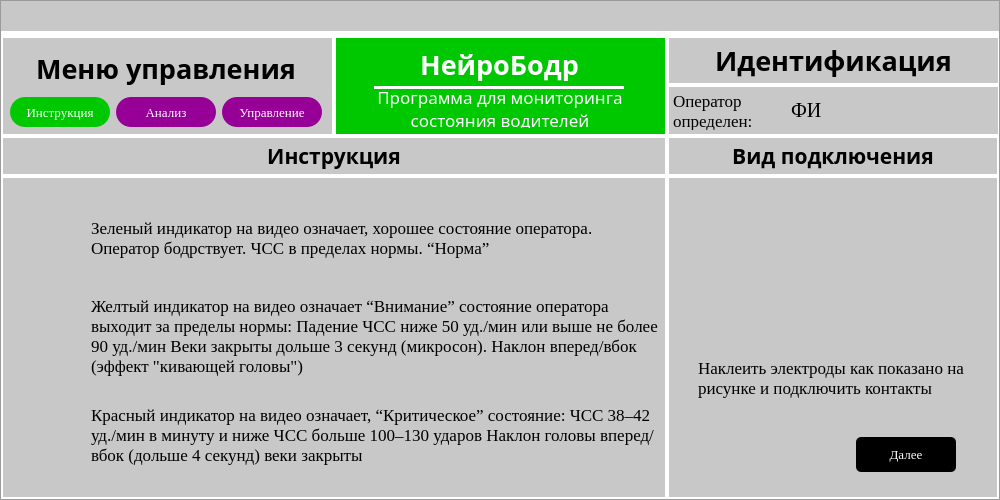
<?xml version="1.0" encoding="UTF-8"?>
<ui version="4.0">
 <class>MainWindow</class>
 <widget class="QMainWindow" name="MainWindow">
  <property name="geometry">
   <rect>
    <x>0</x>
    <y>0</y>
    <width>1000</width>
    <height>500</height>
   </rect>
  </property>
  <property name="minimumSize">
   <size>
    <width>1000</width>
    <height>500</height>
   </size>
  </property>
  <property name="maximumSize">
   <size>
    <width>1003</width>
    <height>500</height>
   </size>
  </property>
  <property name="windowTitle">
   <string>MainWindow</string>
  </property>
  <property name="styleSheet">
   <string notr="true">background-color: rgb(200,200,200)</string>
  </property>
  <widget class="QWidget" name="centralwidget">
   <layout class="QVBoxLayout" name="verticalLayout_11">
    <property name="spacing">
     <number>0</number>
    </property>
    <property name="leftMargin">
     <number>0</number>
    </property>
    <property name="topMargin">
     <number>0</number>
    </property>
    <property name="rightMargin">
     <number>0</number>
    </property>
    <property name="bottomMargin">
     <number>0</number>
    </property>
    <item>
     <widget class="QFrame" name="frame">
      <property name="minimumSize">
       <size>
        <width>0</width>
        <height>0</height>
       </size>
      </property>
      <property name="frameShape">
       <enum>QFrame::StyledPanel</enum>
      </property>
      <property name="frameShadow">
       <enum>QFrame::Raised</enum>
      </property>
      <layout class="QVBoxLayout" name="verticalLayout">
       <property name="spacing">
        <number>0</number>
       </property>
       <property name="leftMargin">
        <number>0</number>
       </property>
       <property name="topMargin">
        <number>0</number>
       </property>
       <property name="rightMargin">
        <number>0</number>
       </property>
       <property name="bottomMargin">
        <number>0</number>
       </property>
       <item>
        <widget class="QWidget" name="top" native="true">
         <property name="minimumSize">
          <size>
           <width>0</width>
           <height>35</height>
          </size>
         </property>
         <property name="maximumSize">
          <size>
           <width>16777215</width>
           <height>35</height>
          </size>
         </property>
         <property name="styleSheet">
          <string notr="true">#top {border-bottom: 5px solid white}</string>
         </property>
         <layout class="QHBoxLayout" name="horizontalLayout_2">
          <property name="spacing">
           <number>0</number>
          </property>
          <property name="leftMargin">
           <number>950</number>
          </property>
          <property name="topMargin">
           <number>0</number>
          </property>
          <property name="rightMargin">
           <number>0</number>
          </property>
          <property name="bottomMargin">
           <number>5</number>
          </property>
          <item>
           <widget class="QLabel" name="close">
            <property name="minimumSize">
             <size>
              <width>30</width>
              <height>30</height>
             </size>
            </property>
            <property name="maximumSize">
             <size>
              <width>30</width>
              <height>30</height>
             </size>
            </property>
            <property name="text">
             <string/>
            </property>
            <property name="pixmap">
             <pixmap>../photos/nook.png</pixmap>
            </property>
            <property name="scaledContents">
             <bool>true</bool>
            </property>
            <property name="alignment">
             <set>Qt::AlignCenter</set>
            </property>
           </widget>
          </item>
         </layout>
        </widget>
       </item>
       <item>
        <layout class="QVBoxLayout" name="verticalLayout_2">
         <property name="spacing">
          <number>0</number>
         </property>
         <property name="sizeConstraint">
          <enum>QLayout::SetDefaultConstraint</enum>
         </property>
         <item>
          <widget class="QWidget" name="widget" native="true">
           <property name="maximumSize">
            <size>
             <width>123123</width>
             <height>100</height>
            </size>
           </property>
           <property name="styleSheet">
            <string notr="true"/>
           </property>
           <layout class="QGridLayout" name="gridLayout_6">
            <property name="leftMargin">
             <number>0</number>
            </property>
            <property name="topMargin">
             <number>0</number>
            </property>
            <property name="rightMargin">
             <number>0</number>
            </property>
            <property name="bottomMargin">
             <number>0</number>
            </property>
            <property name="spacing">
             <number>0</number>
            </property>
            <item row="0" column="0" rowspan="2">
             <widget class="QWidget" name="widget_13" native="true">
              <property name="minimumSize">
               <size>
                <width>333</width>
                <height>0</height>
               </size>
              </property>
              <property name="maximumSize">
               <size>
                <width>333</width>
                <height>16777215</height>
               </size>
              </property>
              <property name="styleSheet">
               <string notr="true">#widget_13 {border: 2px solid white;}</string>
              </property>
              <layout class="QGridLayout" name="gridLayout_4">
               <item row="0" column="0" colspan="3">
                <widget class="QLabel" name="label_6">
                 <property name="minimumSize">
                  <size>
                   <width>0</width>
                   <height>0</height>
                  </size>
                 </property>
                 <property name="maximumSize">
                  <size>
                   <width>123123</width>
                   <height>16777215</height>
                  </size>
                 </property>
                 <property name="font">
                  <font>
                   <family>Jura</family>
                   <pointsize>20</pointsize>
                   <weight>75</weight>
                   <bold>true</bold>
                   <underline>false</underline>
                  </font>
                 </property>
                 <property name="styleSheet">
                  <string notr="true"/>
                 </property>
                 <property name="text">
                  <string>Меню управления</string>
                 </property>
                 <property name="alignment">
                  <set>Qt::AlignCenter</set>
                 </property>
                </widget>
               </item>
               <item row="1" column="0">
                <widget class="QPushButton" name="pushButton_4">
                 <property name="sizePolicy">
                  <sizepolicy hsizetype="Minimum" vsizetype="Fixed">
                   <horstretch>0</horstretch>
                   <verstretch>0</verstretch>
                  </sizepolicy>
                 </property>
                 <property name="maximumSize">
                  <size>
                   <width>100</width>
                   <height>30</height>
                  </size>
                 </property>
                 <property name="font">
                  <font>
                   <family>Tinos</family>
                   <pointsize>10</pointsize>
                   <weight>50</weight>
                   <bold>false</bold>
                  </font>
                 </property>
                 <property name="styleSheet">
                  <string notr="true">background-color: rgb(0,200,0); color: white; border-radius: 15px;</string>
                 </property>
                 <property name="text">
                  <string>Инструкция</string>
                 </property>
                </widget>
               </item>
               <item row="1" column="1">
                <widget class="QPushButton" name="pushButton_5">
                 <property name="sizePolicy">
                  <sizepolicy hsizetype="Minimum" vsizetype="Fixed">
                   <horstretch>0</horstretch>
                   <verstretch>0</verstretch>
                  </sizepolicy>
                 </property>
                 <property name="maximumSize">
                  <size>
                   <width>100</width>
                   <height>35</height>
                  </size>
                 </property>
                 <property name="font">
                  <font>
                   <family>Tinos</family>
                   <pointsize>10</pointsize>
                   <weight>50</weight>
                   <bold>false</bold>
                  </font>
                 </property>
                 <property name="styleSheet">
                  <string notr="true">background-color: rgb(150,0,150); color: white; border-radius: 15px;</string>
                 </property>
                 <property name="text">
                  <string>Анализ</string>
                 </property>
                </widget>
               </item>
               <item row="1" column="2">
                <widget class="QPushButton" name="pushButton_6">
                 <property name="sizePolicy">
                  <sizepolicy hsizetype="Minimum" vsizetype="Fixed">
                   <horstretch>0</horstretch>
                   <verstretch>0</verstretch>
                  </sizepolicy>
                 </property>
                 <property name="maximumSize">
                  <size>
                   <width>100</width>
                   <height>35</height>
                  </size>
                 </property>
                 <property name="font">
                  <font>
                   <family>Tinos</family>
                   <pointsize>10</pointsize>
                   <weight>50</weight>
                   <bold>false</bold>
                  </font>
                 </property>
                 <property name="styleSheet">
                  <string notr="true">background-color: rgb(150,0,150); color: white; border-radius: 15px;</string>
                 </property>
                 <property name="text">
                  <string>Управление</string>
                 </property>
                </widget>
               </item>
              </layout>
             </widget>
            </item>
            <item row="0" column="1" rowspan="2">
             <widget class="QWidget" name="widget_12" native="true">
              <property name="minimumSize">
               <size>
                <width>333</width>
                <height>0</height>
               </size>
              </property>
              <property name="maximumSize">
               <size>
                <width>333</width>
                <height>16777215</height>
               </size>
              </property>
              <property name="styleSheet">
               <string notr="true">#widget_12 {border: 2px solid white;}
* { background-color: rgb(0,200,0); }</string>
              </property>
              <widget class="QLabel" name="label">
               <property name="geometry">
                <rect>
                 <x>10</x>
                 <y>10</y>
                 <width>311</width>
                 <height>36</height>
                </rect>
               </property>
               <property name="font">
                <font>
                 <family>Jura</family>
                 <pointsize>20</pointsize>
                 <weight>75</weight>
                 <bold>true</bold>
                 <underline>false</underline>
                </font>
               </property>
               <property name="styleSheet">
                <string notr="true">color: white</string>
               </property>
               <property name="text">
                <string>НейроБодр</string>
               </property>
               <property name="alignment">
                <set>Qt::AlignCenter</set>
               </property>
              </widget>
              <widget class="QWidget" name="widget_3" native="true">
               <property name="enabled">
                <bool>true</bool>
               </property>
               <property name="geometry">
                <rect>
                 <x>40</x>
                 <y>50</y>
                 <width>250</width>
                 <height>3</height>
                </rect>
               </property>
               <property name="minimumSize">
                <size>
                 <width>0</width>
                 <height>3</height>
                </size>
               </property>
               <property name="maximumSize">
                <size>
                 <width>250</width>
                 <height>3</height>
                </size>
               </property>
               <property name="sizeIncrement">
                <size>
                 <width>0</width>
                 <height>0</height>
                </size>
               </property>
               <property name="font">
                <font>
                 <pointsize>9</pointsize>
                </font>
               </property>
               <property name="layoutDirection">
                <enum>Qt::LeftToRight</enum>
               </property>
               <property name="styleSheet">
                <string notr="true">background-color: white</string>
               </property>
              </widget>
              <widget class="QLabel" name="label_2">
               <property name="geometry">
                <rect>
                 <x>9</x>
                 <y>53</y>
                 <width>314</width>
                 <height>39</height>
                </rect>
               </property>
               <property name="font">
                <font>
                 <family>Jura</family>
                 <pointsize>13</pointsize>
                 <underline>false</underline>
                </font>
               </property>
               <property name="styleSheet">
                <string notr="true">color: white</string>
               </property>
               <property name="text">
                <string>Программа для мониторинга состояния водителей</string>
               </property>
               <property name="alignment">
                <set>Qt::AlignCenter</set>
               </property>
               <property name="wordWrap">
                <bool>true</bool>
               </property>
              </widget>
             </widget>
            </item>
            <item row="0" column="2">
             <widget class="QWidget" name="widget_14" native="true">
              <property name="minimumSize">
               <size>
                <width>333</width>
                <height>0</height>
               </size>
              </property>
              <property name="maximumSize">
               <size>
                <width>333</width>
                <height>16777215</height>
               </size>
              </property>
              <property name="styleSheet">
               <string notr="true">#widget_14 {border: 2px solid white;}</string>
              </property>
              <layout class="QGridLayout" name="gridLayout">
               <property name="leftMargin">
                <number>6</number>
               </property>
               <property name="topMargin">
                <number>6</number>
               </property>
               <property name="rightMargin">
                <number>6</number>
               </property>
               <property name="bottomMargin">
                <number>6</number>
               </property>
               <property name="spacing">
                <number>0</number>
               </property>
               <item row="0" column="0">
                <widget class="QLabel" name="label_7">
                 <property name="minimumSize">
                  <size>
                   <width>0</width>
                   <height>0</height>
                  </size>
                 </property>
                 <property name="maximumSize">
                  <size>
                   <width>333</width>
                   <height>16777215</height>
                  </size>
                 </property>
                 <property name="font">
                  <font>
                   <family>Jura</family>
                   <pointsize>20</pointsize>
                   <weight>75</weight>
                   <bold>true</bold>
                   <underline>false</underline>
                  </font>
                 </property>
                 <property name="styleSheet">
                  <string notr="true"/>
                 </property>
                 <property name="text">
                  <string>Идентификация</string>
                 </property>
                 <property name="alignment">
                  <set>Qt::AlignCenter</set>
                 </property>
                </widget>
               </item>
              </layout>
             </widget>
            </item>
            <item row="1" column="2">
             <widget class="QWidget" name="widget_16" native="true">
              <property name="minimumSize">
               <size>
                <width>333</width>
                <height>0</height>
               </size>
              </property>
              <property name="maximumSize">
               <size>
                <width>333</width>
                <height>16777215</height>
               </size>
              </property>
              <property name="styleSheet">
               <string notr="true">#widget_16 {border: 2px solid white;}</string>
              </property>
              <layout class="QHBoxLayout" name="horizontalLayout_5">
               <property name="spacing">
                <number>18</number>
               </property>
               <property name="leftMargin">
                <number>6</number>
               </property>
               <property name="topMargin">
                <number>6</number>
               </property>
               <property name="rightMargin">
                <number>6</number>
               </property>
               <property name="bottomMargin">
                <number>6</number>
               </property>
               <item>
                <widget class="QLabel" name="label_8">
                 <property name="maximumSize">
                  <size>
                   <width>100</width>
                   <height>16777215</height>
                  </size>
                 </property>
                 <property name="font">
                  <font>
                   <family>Tinos</family>
                   <pointsize>13</pointsize>
                   <weight>50</weight>
                   <bold>false</bold>
                   <underline>false</underline>
                  </font>
                 </property>
                 <property name="styleSheet">
                  <string notr="true">#widget_8 {border: 1px solid white}</string>
                 </property>
                 <property name="text">
                  <string>Оператор определен:</string>
                 </property>
                 <property name="alignment">
                  <set>Qt::AlignLeading|Qt::AlignLeft|Qt::AlignVCenter</set>
                 </property>
                 <property name="wordWrap">
                  <bool>true</bool>
                 </property>
                </widget>
               </item>
               <item>
                <widget class="QLabel" name="label_9">
                 <property name="font">
                  <font>
                   <family>Tinos</family>
                   <pointsize>15</pointsize>
                   <weight>50</weight>
                   <bold>false</bold>
                   <underline>false</underline>
                  </font>
                 </property>
                 <property name="styleSheet">
                  <string notr="true">#widget_8 {border: 1px solid white}</string>
                 </property>
                 <property name="text">
                  <string>ФИ</string>
                 </property>
                 <property name="alignment">
                  <set>Qt::AlignLeading|Qt::AlignLeft|Qt::AlignVCenter</set>
                 </property>
                 <property name="wordWrap">
                  <bool>true</bool>
                 </property>
                </widget>
               </item>
              </layout>
             </widget>
            </item>
           </layout>
          </widget>
         </item>
         <item>
          <widget class="QWidget" name="widget_2" native="true">
           <property name="styleSheet">
            <string notr="true"/>
           </property>
           <layout class="QHBoxLayout" name="horizontalLayout_4">
            <property name="spacing">
             <number>0</number>
            </property>
            <property name="leftMargin">
             <number>0</number>
            </property>
            <property name="topMargin">
             <number>0</number>
            </property>
            <property name="rightMargin">
             <number>0</number>
            </property>
            <property name="bottomMargin">
             <number>0</number>
            </property>
            <item>
             <layout class="QHBoxLayout" name="horizontalLayout">
              <property name="spacing">
               <number>0</number>
              </property>
              <property name="sizeConstraint">
               <enum>QLayout::SetDefaultConstraint</enum>
              </property>
              <item>
               <widget class="QWidget" name="widget_4" native="true">
                <property name="minimumSize">
                 <size>
                  <width>666</width>
                  <height>0</height>
                 </size>
                </property>
                <property name="maximumSize">
                 <size>
                  <width>666</width>
                  <height>16777215</height>
                 </size>
                </property>
                <property name="styleSheet">
                 <string notr="true">#widget_4 {border: 2px solid white}</string>
                </property>
                <layout class="QVBoxLayout" name="verticalLayout_3">
                 <property name="spacing">
                  <number>0</number>
                 </property>
                 <property name="leftMargin">
                  <number>0</number>
                 </property>
                 <property name="topMargin">
                  <number>0</number>
                 </property>
                 <property name="rightMargin">
                  <number>0</number>
                 </property>
                 <property name="bottomMargin">
                  <number>0</number>
                 </property>
                 <item>
                  <widget class="QWidget" name="widget_10" native="true">
                   <property name="maximumSize">
                    <size>
                     <width>16777215</width>
                     <height>40</height>
                    </size>
                   </property>
                   <property name="styleSheet">
                    <string notr="true">#widget_10 {border: 2px solid white}</string>
                   </property>
                   <layout class="QVBoxLayout" name="verticalLayout_10">
                    <property name="spacing">
                     <number>0</number>
                    </property>
                    <property name="leftMargin">
                     <number>3</number>
                    </property>
                    <property name="topMargin">
                     <number>3</number>
                    </property>
                    <property name="rightMargin">
                     <number>3</number>
                    </property>
                    <property name="bottomMargin">
                     <number>3</number>
                    </property>
                    <item>
                     <widget class="QLabel" name="label_10">
                      <property name="font">
                       <font>
                        <family>Jura</family>
                        <pointsize>16</pointsize>
                        <weight>75</weight>
                        <bold>true</bold>
                       </font>
                      </property>
                      <property name="text">
                       <string>Инструкция</string>
                      </property>
                      <property name="alignment">
                       <set>Qt::AlignCenter</set>
                      </property>
                     </widget>
                    </item>
                   </layout>
                  </widget>
                 </item>
                 <item>
                  <widget class="QWidget" name="widget_17" native="true">
                   <property name="maximumSize">
                    <size>
                     <width>16777215</width>
                     <height>123123</height>
                    </size>
                   </property>
                   <property name="styleSheet">
                    <string notr="true">#widget_17 {border: 2px solid white}</string>
                   </property>
                   <layout class="QGridLayout" name="gridLayout_3">
                    <item row="0" column="0">
                     <widget class="QLabel" name="label_11">
                      <property name="minimumSize">
                       <size>
                        <width>75</width>
                        <height>75</height>
                       </size>
                      </property>
                      <property name="maximumSize">
                       <size>
                        <width>75</width>
                        <height>75</height>
                       </size>
                      </property>
                      <property name="text">
                       <string/>
                      </property>
                      <property name="pixmap">
                       <pixmap>../photos/green.png</pixmap>
                      </property>
                      <property name="scaledContents">
                       <bool>true</bool>
                      </property>
                     </widget>
                    </item>
                    <item row="0" column="1">
                     <widget class="QLabel" name="label_15">
                      <property name="minimumSize">
                       <size>
                        <width>200</width>
                        <height>0</height>
                       </size>
                      </property>
                      <property name="maximumSize">
                       <size>
                        <width>600</width>
                        <height>16777215</height>
                       </size>
                      </property>
                      <property name="font">
                       <font>
                        <family>Tinos</family>
                        <pointsize>13</pointsize>
                        <weight>50</weight>
                        <bold>false</bold>
                       </font>
                      </property>
                      <property name="text">
                       <string>Зеленый индикатор на видео означает, хорошее состояние оператора. Оператор бодрствует. ЧСС в пределах нормы. “Норма”</string>
                      </property>
                      <property name="wordWrap">
                       <bool>true</bool>
                      </property>
                     </widget>
                    </item>
                    <item row="1" column="0">
                     <widget class="QLabel" name="label_12">
                      <property name="minimumSize">
                       <size>
                        <width>75</width>
                        <height>75</height>
                       </size>
                      </property>
                      <property name="maximumSize">
                       <size>
                        <width>75</width>
                        <height>75</height>
                       </size>
                      </property>
                      <property name="text">
                       <string/>
                      </property>
                      <property name="pixmap">
                       <pixmap>../photos/yellow.png</pixmap>
                      </property>
                      <property name="scaledContents">
                       <bool>true</bool>
                      </property>
                     </widget>
                    </item>
                    <item row="1" column="1">
                     <widget class="QLabel" name="label_16">
                      <property name="minimumSize">
                       <size>
                        <width>200</width>
                        <height>0</height>
                       </size>
                      </property>
                      <property name="maximumSize">
                       <size>
                        <width>600</width>
                        <height>16777215</height>
                       </size>
                      </property>
                      <property name="font">
                       <font>
                        <family>Tinos</family>
                        <pointsize>13</pointsize>
                        <weight>50</weight>
                        <bold>false</bold>
                       </font>
                      </property>
                      <property name="text">
                       <string>Желтый индикатор на видео означает “Внимание” состояние оператора выходит за пределы нормы: Падение ЧСС ниже 50 уд./мин или выше не более 90 уд./мин Веки закрыты дольше 3 секунд (микросон). Наклон вперед/вбок (эффект &quot;кивающей головы&quot;)</string>
                      </property>
                      <property name="wordWrap">
                       <bool>true</bool>
                      </property>
                     </widget>
                    </item>
                    <item row="2" column="0">
                     <widget class="QLabel" name="label_13">
                      <property name="minimumSize">
                       <size>
                        <width>75</width>
                        <height>75</height>
                       </size>
                      </property>
                      <property name="maximumSize">
                       <size>
                        <width>75</width>
                        <height>75</height>
                       </size>
                      </property>
                      <property name="text">
                       <string/>
                      </property>
                      <property name="pixmap">
                       <pixmap>../photos/red.png</pixmap>
                      </property>
                      <property name="scaledContents">
                       <bool>true</bool>
                      </property>
                     </widget>
                    </item>
                    <item row="2" column="1">
                     <widget class="QLabel" name="label_17">
                      <property name="minimumSize">
                       <size>
                        <width>200</width>
                        <height>0</height>
                       </size>
                      </property>
                      <property name="maximumSize">
                       <size>
                        <width>600</width>
                        <height>16777215</height>
                       </size>
                      </property>
                      <property name="font">
                       <font>
                        <family>Tinos</family>
                        <pointsize>13</pointsize>
                        <weight>50</weight>
                        <bold>false</bold>
                       </font>
                      </property>
                      <property name="text">
                       <string>Красный индикатор на видео означает, “Критическое” состояние: ЧСС 38–42 уд./мин в минуту и ниже ЧСС больше 100–130 ударов Наклон головы вперед/вбок (дольше 4 секунд) веки закрыты</string>
                      </property>
                      <property name="wordWrap">
                       <bool>true</bool>
                      </property>
                     </widget>
                    </item>
                   </layout>
                  </widget>
                 </item>
                </layout>
               </widget>
              </item>
              <item>
               <widget class="QWidget" name="widget_6" native="true">
                <layout class="QVBoxLayout" name="verticalLayout_7">
                 <property name="spacing">
                  <number>0</number>
                 </property>
                 <property name="leftMargin">
                  <number>0</number>
                 </property>
                 <property name="topMargin">
                  <number>0</number>
                 </property>
                 <property name="rightMargin">
                  <number>0</number>
                 </property>
                 <property name="bottomMargin">
                  <number>0</number>
                 </property>
                 <item>
                  <layout class="QGridLayout" name="gridLayout_5">
                   <property name="spacing">
                    <number>0</number>
                   </property>
                   <item row="0" column="0">
                    <widget class="QWidget" name="widget_9" native="true">
                     <property name="maximumSize">
                      <size>
                       <width>16777215</width>
                       <height>40</height>
                      </size>
                     </property>
                     <property name="styleSheet">
                      <string notr="true">#widget_9 {border: 2px solid white}</string>
                     </property>
                     <layout class="QVBoxLayout" name="verticalLayout_9">
                      <property name="spacing">
                       <number>0</number>
                      </property>
                      <property name="leftMargin">
                       <number>3</number>
                      </property>
                      <property name="topMargin">
                       <number>3</number>
                      </property>
                      <property name="rightMargin">
                       <number>3</number>
                      </property>
                      <property name="bottomMargin">
                       <number>3</number>
                      </property>
                      <item>
                       <widget class="QLabel" name="label_5">
                        <property name="font">
                         <font>
                          <family>Jura</family>
                          <pointsize>16</pointsize>
                          <weight>75</weight>
                          <bold>true</bold>
                         </font>
                        </property>
                        <property name="text">
                         <string>Вид подключения</string>
                        </property>
                        <property name="alignment">
                         <set>Qt::AlignCenter</set>
                        </property>
                       </widget>
                      </item>
                     </layout>
                    </widget>
                   </item>
                   <item row="1" column="0">
                    <widget class="QWidget" name="widget_11" native="true">
                     <property name="styleSheet">
                      <string notr="true">#widget_11 {border: 2px solid white}</string>
                     </property>
                     <layout class="QGridLayout" name="gridLayout_2">
                      <property name="topMargin">
                       <number>40</number>
                      </property>
                      <item row="0" column="0">
                       <widget class="QLabel" name="label_3">
                        <property name="minimumSize">
                         <size>
                          <width>120</width>
                          <height>120</height>
                         </size>
                        </property>
                        <property name="maximumSize">
                         <size>
                          <width>120</width>
                          <height>120</height>
                         </size>
                        </property>
                        <property name="text">
                         <string/>
                        </property>
                        <property name="pixmap">
                         <pixmap>../photos/hand1.png</pixmap>
                        </property>
                        <property name="scaledContents">
                         <bool>true</bool>
                        </property>
                       </widget>
                      </item>
                      <item row="0" column="1">
                       <widget class="QLabel" name="label_4">
                        <property name="minimumSize">
                         <size>
                          <width>120</width>
                          <height>120</height>
                         </size>
                        </property>
                        <property name="maximumSize">
                         <size>
                          <width>120</width>
                          <height>120</height>
                         </size>
                        </property>
                        <property name="text">
                         <string/>
                        </property>
                        <property name="pixmap">
                         <pixmap>../photos/hand2.png</pixmap>
                        </property>
                        <property name="scaledContents">
                         <bool>true</bool>
                        </property>
                       </widget>
                      </item>
                      <item row="1" column="0" colspan="2">
                       <widget class="QLabel" name="label_14">
                        <property name="minimumSize">
                         <size>
                          <width>200</width>
                          <height>0</height>
                         </size>
                        </property>
                        <property name="maximumSize">
                         <size>
                          <width>600</width>
                          <height>16777215</height>
                         </size>
                        </property>
                        <property name="font">
                         <font>
                          <family>Tinos</family>
                          <pointsize>13</pointsize>
                          <weight>50</weight>
                          <bold>false</bold>
                         </font>
                        </property>
                        <property name="text">
                         <string>Наклеить электроды как показано на рисунке и подключить контакты</string>
                        </property>
                        <property name="wordWrap">
                         <bool>true</bool>
                        </property>
                       </widget>
                      </item>
                      <item row="2" column="1">
                       <widget class="QWidget" name="widget_15" native="true">
                        <layout class="QGridLayout" name="gridLayout_7">
                         <item row="0" column="0">
                          <widget class="QPushButton" name="pushButton_3">
                           <property name="sizePolicy">
                            <sizepolicy hsizetype="Minimum" vsizetype="Fixed">
                             <horstretch>0</horstretch>
                             <verstretch>0</verstretch>
                            </sizepolicy>
                           </property>
                           <property name="maximumSize">
                            <size>
                             <width>100</width>
                             <height>35</height>
                            </size>
                           </property>
                           <property name="font">
                            <font>
                             <family>Tinos</family>
                             <pointsize>10</pointsize>
                             <weight>50</weight>
                             <bold>false</bold>
                            </font>
                           </property>
                           <property name="styleSheet">
                            <string notr="true">background-color: black; color: white; border-radius: 5px</string>
                           </property>
                           <property name="text">
                            <string>Далее</string>
                           </property>
                          </widget>
                         </item>
                        </layout>
                       </widget>
                      </item>
                     </layout>
                    </widget>
                   </item>
                  </layout>
                 </item>
                </layout>
               </widget>
              </item>
             </layout>
            </item>
           </layout>
          </widget>
         </item>
        </layout>
       </item>
      </layout>
     </widget>
    </item>
   </layout>
  </widget>
 </widget>
 <resources/>
 <connections/>
</ui>
